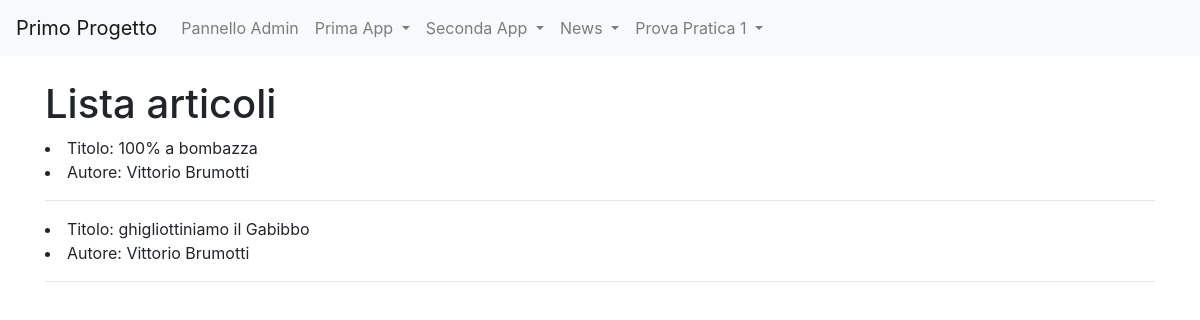
Page /news/lista_articoli/9 on the committed database.
### news/models.py (models this page shows, shortened)
class Articolo(models.Model):
    titolo = models.CharField(max_length=100)
    contenuto = models.TextField()
    giornalista = models.ForeignKey(Giornalista, on_delete = models.CASCADE, related_name="articoli")
    data = models.DateField(auto_now = True, blank = True)
    visualizzazioni = models.IntegerField(default = 0, blank = True)
    class Meta:
        verbose_name = "articolo"
        verbose_name_plural = "articoli"

class Giornalista(models.Model):
    nome = models.CharField(max_length=20)
    cognome = models.CharField(max_length=20)
    anno_di_nascita = models.DateField(blank = True)
    def __str__(self):
        return self.nome + " " + self.cognome
    class Meta:
        verbose_name = "Giornalista"
        verbose_name_plural = "Giornalisti"

### news/views.py (the view)
# urls.py: path('lista_articoli/<int:pk>', lista_articoli, name = 'lista_articoli'),
def lista_articoli(request, pk):
    if pk < 1:
        articoli = Articolo.objects.all()
    else:
        articoli = Articolo.objects.filter(giornalista_id = pk)
    context = {
        'articoli' : articoli,
    }
    return render(request, 'lista_articoli.html', context)

### news/templates/lista_articoli.html (shortened to what this page needs)
{% extends "base.html" %}
{% block content %}
    {% if pk %}
        <h1>Articoli di {{ articoli.0.giornalista}} </h1>
        {% for articolo in articoli %}
            <li>Titolo: {{ articolo.titolo }}</li>
            <hr>
        {% endfor %}
    {% else %}
        <h1>Lista articoli</h1>
        {% for articolo in articoli %}
            <li>Titolo: {{ articolo.titolo }}</li>
            <li>Autore: {{ articolo.giornalista }}</li>
            <hr>
        {% endfor %}
    {% endif %}
{% endblock content %}

### rows in the picture
Articolo: titolo "100% a bombazza", giornalista "Vittorio Brumotti"
Articolo: titolo "ghigliottiniamo il Gabibbo", giornalista "Vittorio Brumotti"
